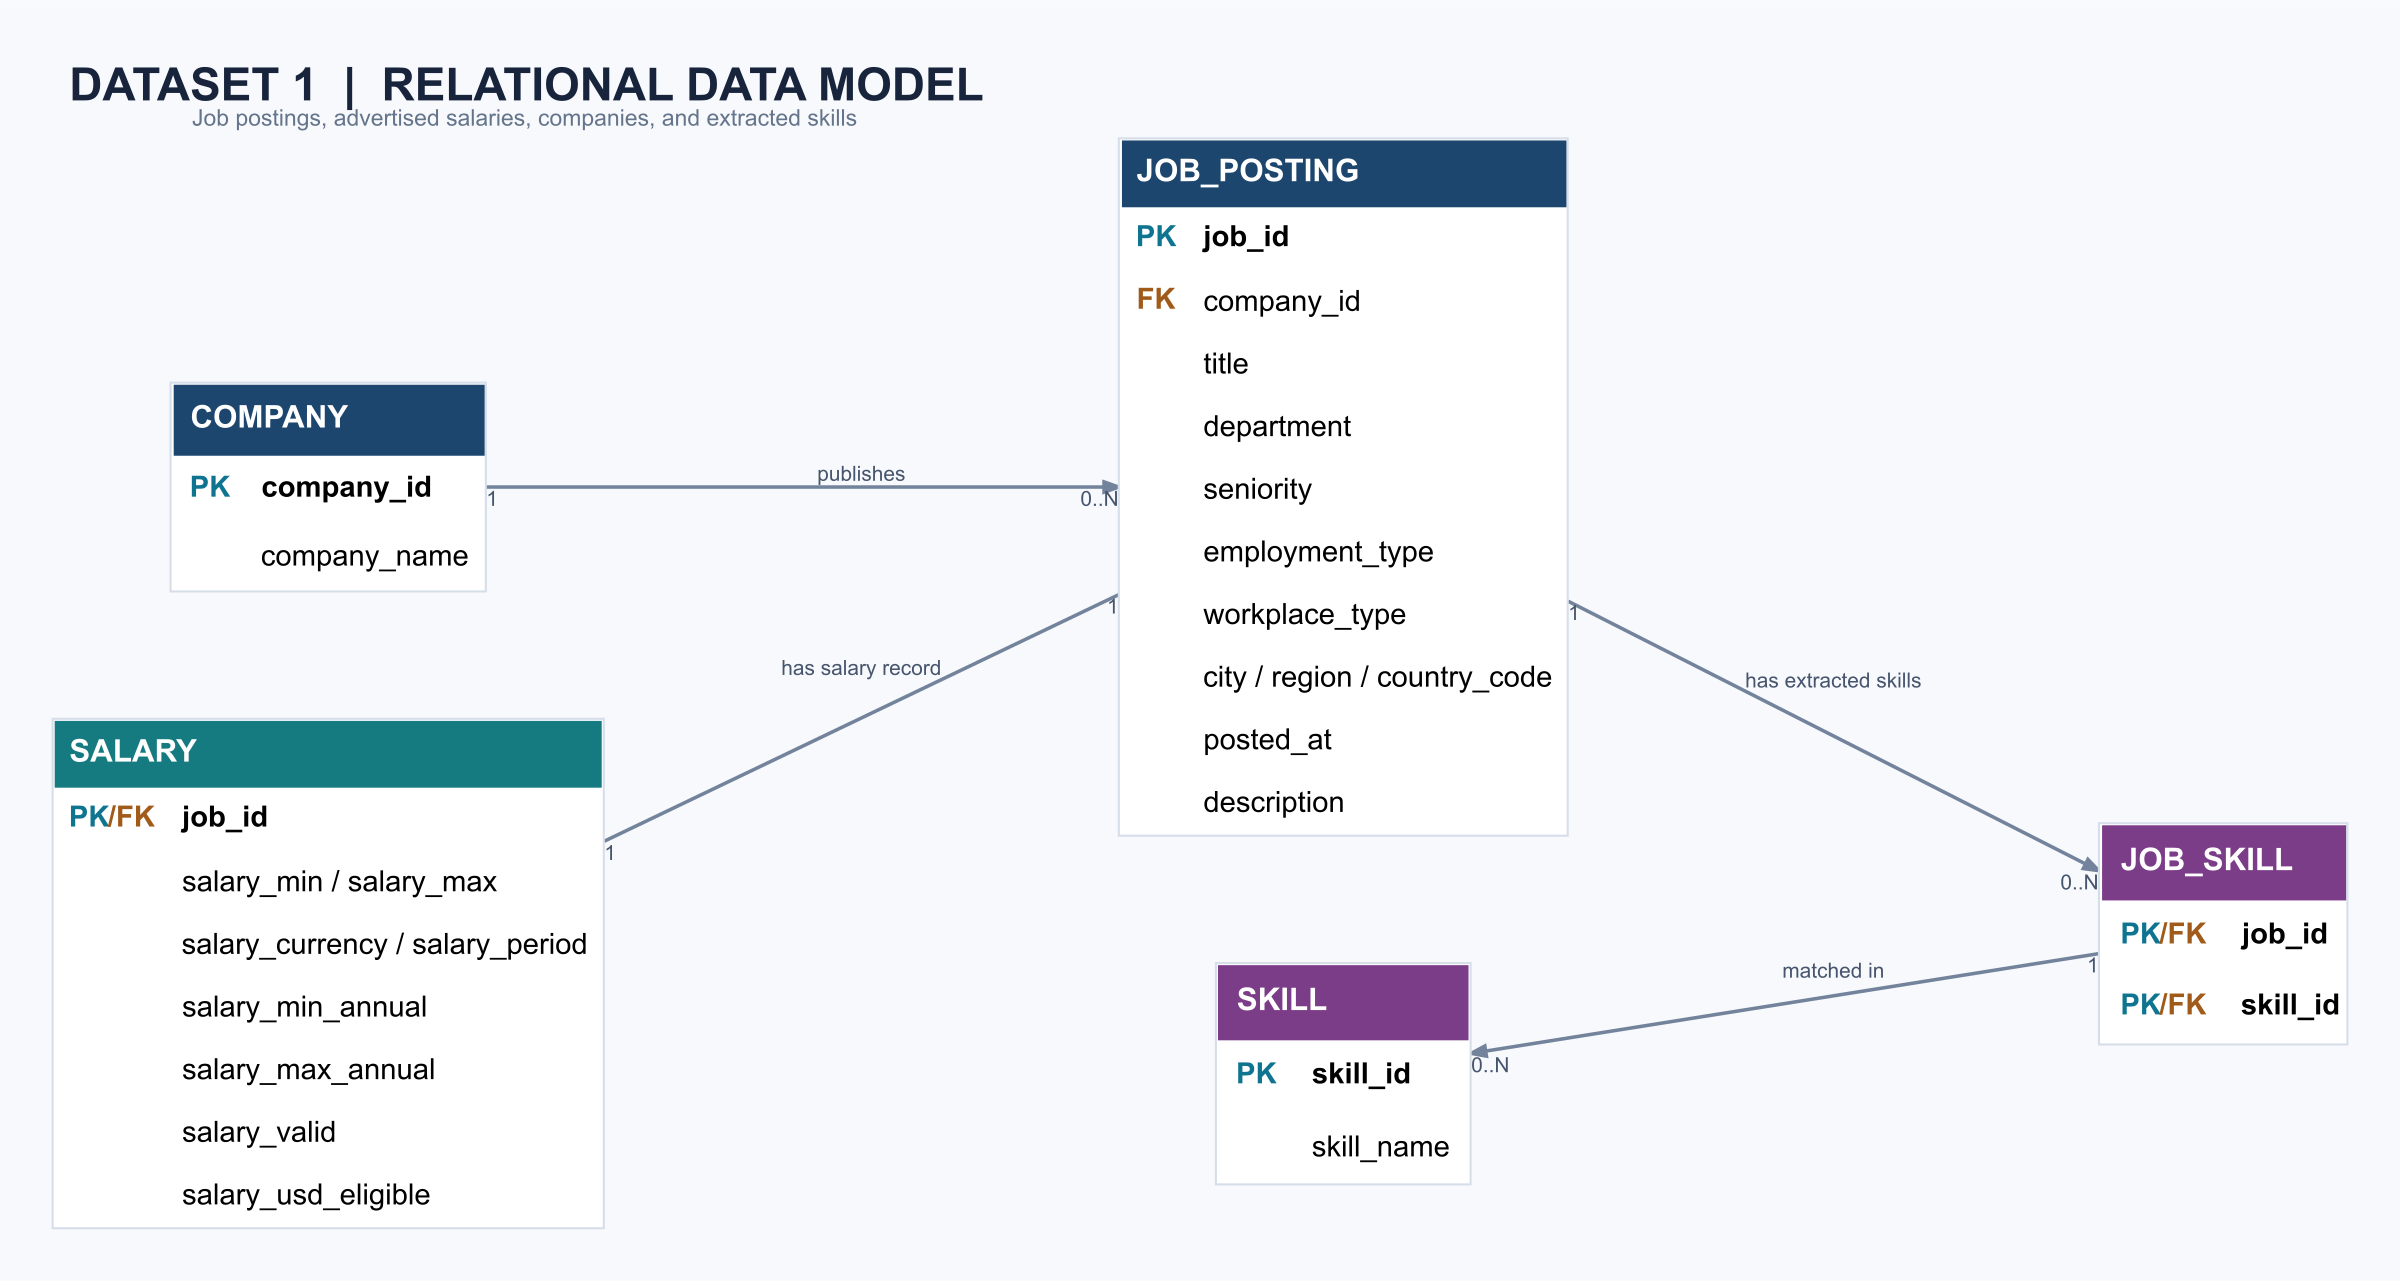

Recreate this plot in R.
# Run from the DATA607-Project3-Upload project root.
# Requires DiagrammeR, DiagrammeRsvg and rsvg.
library(DiagrammeR)

dot_file <- "ER_Diagram/Dataset1_ER_Diagram.dot"
dot_source <- paste(readLines(dot_file, warn = FALSE), collapse = "\n")
er_diagram <- DiagrammeR::grViz(dot_source)
er_diagram

if (requireNamespace("DiagrammeRsvg", quietly = TRUE) &&
    requireNamespace("rsvg", quietly = TRUE)) {
  svg_code <- DiagrammeRsvg::export_svg(er_diagram)
  rsvg::rsvg_png(charToRaw(svg_code),
                file = "ER_Diagram/Dataset1_ER_Diagram.png",
                width = 2400)
}
